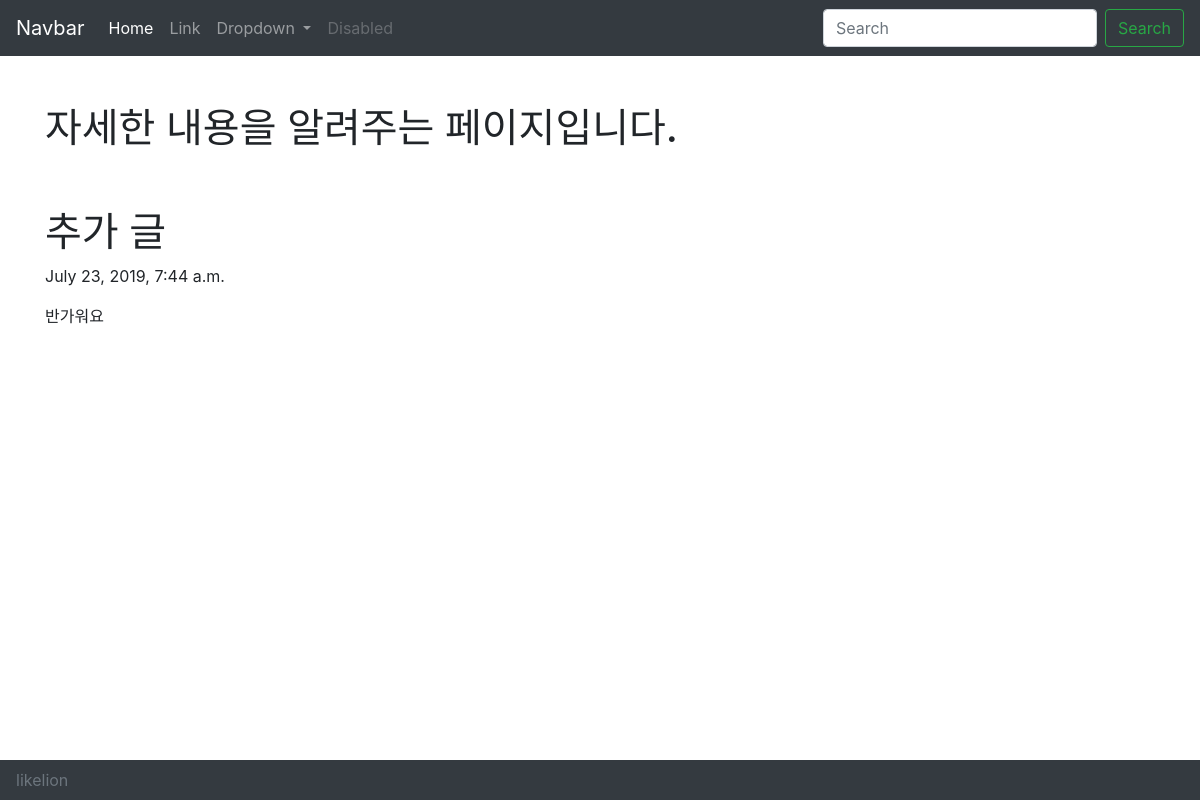
Page /blog/2 on the committed database.
### blog/models.py (models this page shows, shortened)
class Blog(models.Model):
    title = models.CharField(max_length=200)  #CharField는 짧은 형식
    pub_date = models.DateTimeField('data published') #날짜와 시간
    body = models.TextField() #TextField는 긴 형식

### blog/views.py (the view)
# urls.py: path('blog/<int:blog_id>', blog.views.detail, name="detail"),
def detail(request, blog_id):
    blog_detail = get_object_or_404(Blog, pk=blog_id) #이용자가 원하는 몇 번째 블로그 객체
    return render(request, 'detail.html', {'blog':blog_detail})

### blog/templates/detail.html (shortened to what this page needs)
<head>
        <link rel="stylesheet" href="https://stackpath.bootstrapcdn.com/bootstrap/4.3.1/css/bootstrap.min.css">
</head>
<body>
    <nav class="navbar navbar-expand-lg navbar-dark bg-dark">
    <a class="navbar-brand" href="#">Navbar</a>
        <div class="collapse navbar-collapse" id="navbarSupportedContent">
        <ul class="navbar-nav mr-auto">
            <li class="nav-item active">
            <a class="nav-link" href="#">Home <span class="sr-only">(current)</span></a>
            </li>
            <li class="nav-item">
            <a class="nav-link" href="#">Link</a>
            </li>
            <li class="nav-item dropdown">
            <a class="nav-link dropdown-toggle" href="#" id="navbarDropdown" role="button" data-toggle="dropdown" aria-haspopup="true" aria-expanded="false">
                Dropdown
            </a>
            </li>
            <li class="nav-item">
            <a class="nav-link disabled" href="#" tabindex="-1" aria-disabled="true">Disabled</a>
            </li>
        </ul>
        <form class="form-inline my-2 my-lg-0">
            <input class="form-control mr-sm-2" type="search" placeholder="Search" aria-label="Search">
            <button class="btn btn-outline-success my-2 my-sm-0" type="submit">Search</button>
        </form>
        </div>
    </nav>
        <div class="container">
        <br>
        <br>
        <h1>자세한 내용을 알려주는 페이지입니다.</h1>
        <br><br>
        <h1> {{blog.title}} </h1>
        <p> {{blog.pub_date}} </p>
        <p> {{blog.body}} </p>
        </div>
</body>
<nav class="navbar fixed-bottom navbar-dark bg-dark">
    <a class="card--footer text-muted" href="#">likelion</a>
</nav>

### rows in the picture
Blog: title "추가 글", pub_date "July 23, 2019, 7:44 a.m.", body "반가워요"
